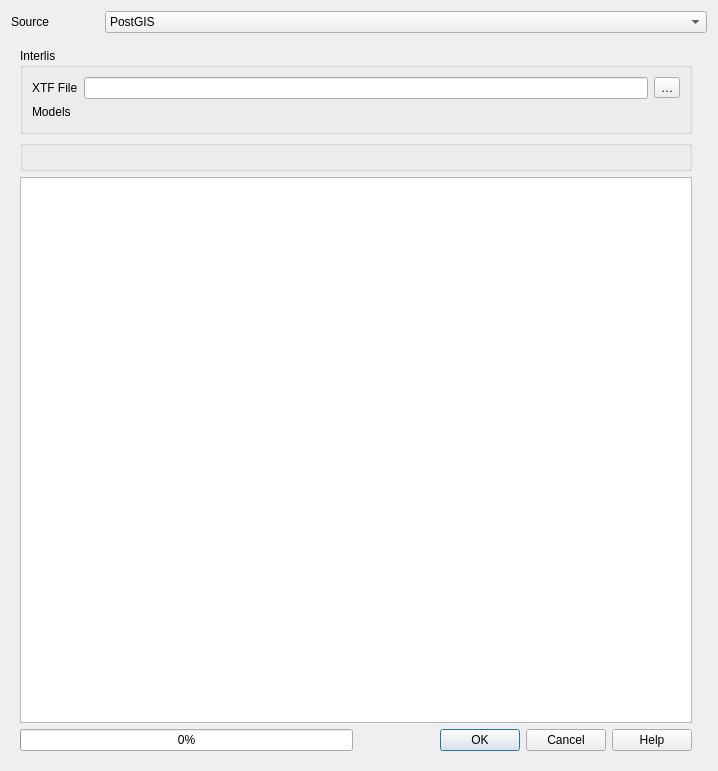
<?xml version="1.0" encoding="UTF-8"?>
<ui version="4.0">
 <class>InterlisExport</class>
 <widget class="QDialog" name="InterlisExport">
  <property name="geometry">
   <rect>
    <x>0</x>
    <y>0</y>
    <width>718</width>
    <height>771</height>
   </rect>
  </property>
  <property name="windowTitle">
   <string>Export Interlis</string>
  </property>
  <layout class="QGridLayout" name="gridLayout">
   <item row="0" column="0">
    <layout class="QHBoxLayout" name="horizontalLayout">
     <item>
      <widget class="QLabel" name="label_10">
       <property name="sizePolicy">
        <sizepolicy hsizetype="Preferred" vsizetype="Preferred">
         <horstretch>0</horstretch>
         <verstretch>0</verstretch>
        </sizepolicy>
       </property>
       <property name="maximumSize">
        <size>
         <width>88</width>
         <height>16777215</height>
        </size>
       </property>
       <property name="text">
        <string>Source</string>
       </property>
      </widget>
     </item>
     <item>
      <widget class="QComboBox" name="type_combo_box">
       <item>
        <property name="text">
         <string>PostGIS</string>
        </property>
       </item>
       <item>
        <property name="text">
         <string>GeoPackage</string>
        </property>
       </item>
      </widget>
     </item>
    </layout>
   </item>
   <item row="1" column="0">
    <widget class="QStackedWidget" name="stackedWidget">
     <property name="currentIndex">
      <number>0</number>
     </property>
     <widget class="QWidget" name="page">
      <layout class="QGridLayout" name="gridLayout_3">
       <item row="2" column="0">
        <widget class="QTextBrowser" name="txtStdout">
         <property name="openLinks">
          <bool>false</bool>
         </property>
        </widget>
       </item>
       <item row="0" column="1">
        <widget class="QWidget" name="widget" native="true">
         <layout class="QGridLayout" name="gridLayout_2">
          <property name="leftMargin">
           <number>0</number>
          </property>
          <property name="topMargin">
           <number>0</number>
          </property>
          <property name="rightMargin">
           <number>0</number>
          </property>
          <property name="bottomMargin">
           <number>0</number>
          </property>
         </layout>
        </widget>
       </item>
       <item row="3" column="0">
        <layout class="QHBoxLayout" name="horizontalLayout_1">
         <item>
          <widget class="QProgressBar" name="progress_bar">
           <property name="value">
            <number>0</number>
           </property>
          </widget>
         </item>
         <item>
          <widget class="QDialogButtonBox" name="buttonBox">
           <property name="orientation">
            <enum>Qt::Horizontal</enum>
           </property>
           <property name="standardButtons">
            <set>QDialogButtonBox::Cancel|QDialogButtonBox::Help|QDialogButtonBox::Ok</set>
           </property>
          </widget>
         </item>
        </layout>
       </item>
       <item row="0" column="0">
        <widget class="QGroupBox" name="ili_config">
         <property name="title">
          <string>Interlis</string>
         </property>
         <layout class="QGridLayout" name="gridLayout_5">
          <item row="0" column="2" colspan="2">
           <widget class="QLineEdit" name="xtf_file_line_edit"/>
          </item>
          <item row="1" column="0">
           <widget class="QLabel" name="label_8">
            <property name="text">
             <string>Models</string>
            </property>
           </widget>
          </item>
          <item row="3" column="2">
           <spacer name="horizontalSpacer">
            <property name="orientation">
             <enum>Qt::Horizontal</enum>
            </property>
            <property name="sizeHint" stdset="0">
             <size>
              <width>40</width>
              <height>3</height>
             </size>
            </property>
           </spacer>
          </item>
          <item row="0" column="4">
           <widget class="QToolButton" name="xtf_file_browse_button">
            <property name="toolTip">
             <string>Browse XTF files</string>
            </property>
            <property name="text">
             <string>…</string>
            </property>
           </widget>
          </item>
          <item row="0" column="0">
           <widget class="QLabel" name="label">
            <property name="text">
             <string>XTF File</string>
            </property>
           </widget>
          </item>
          <item row="1" column="2">
           <widget class="ModelListView" name="export_models_view"/>
          </item>
         </layout>
        </widget>
       </item>
       <item row="1" column="0">
        <widget class="QGroupBox" name="groupBox">
         <property name="title">
          <string/>
         </property>
         <layout class="QVBoxLayout" name="db_layout"/>
        </widget>
       </item>
      </layout>
     </widget>
     <widget class="QWidget" name="page_2"/>
    </widget>
   </item>
  </layout>
 </widget>
 <customwidgets>
  <customwidget>
   <class>ModelListView</class>
   <header>QgisModelBaker.gui.options</header>
   <container>1</container>
  </customwidget>
 </customwidgets>
 <tabstops>
  <tabstop>type_combo_box</tabstop>
  <tabstop>xtf_file_line_edit</tabstop>
  <tabstop>xtf_file_browse_button</tabstop>
  <tabstop>txtStdout</tabstop>
 </tabstops>
 <resources/>
 <connections>
  <connection>
   <sender>buttonBox</sender>
   <signal>accepted()</signal>
   <receiver>InterlisExport</receiver>
   <slot>accept()</slot>
   <hints>
    <hint type="sourcelabel">
     <x>248</x>
     <y>254</y>
    </hint>
    <hint type="destinationlabel">
     <x>157</x>
     <y>274</y>
    </hint>
   </hints>
  </connection>
  <connection>
   <sender>buttonBox</sender>
   <signal>rejected()</signal>
   <receiver>InterlisExport</receiver>
   <slot>reject()</slot>
   <hints>
    <hint type="sourcelabel">
     <x>316</x>
     <y>260</y>
    </hint>
    <hint type="destinationlabel">
     <x>286</x>
     <y>274</y>
    </hint>
   </hints>
  </connection>
 </connections>
</ui>
